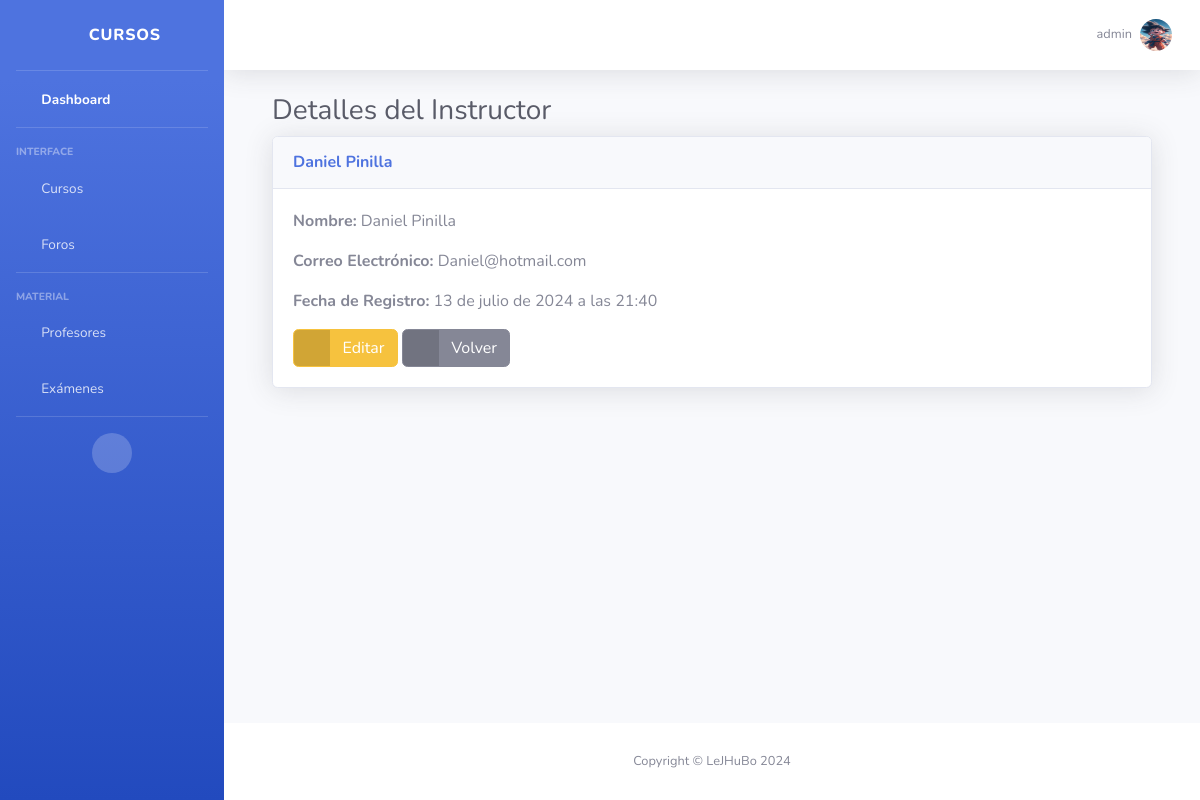
The app's page /instructors/3/ (signed in) with its own data.
### courses/models.py (models this page shows, shortened)
class User(AbstractUser):
    ROLE_CHOICES = (
        ('student', 'Student'),
        ('instructor', 'Instructor'),
        ('admin', 'Admin'),
    )
    role = models.CharField(max_length=10, choices=ROLE_CHOICES, default='student')
    groups = models.ManyToManyField(Group, related_name='custom_user_set')
    user_permissions = models.ManyToManyField(Permission, related_name='custom_user_set')
    profile_picture = models.ImageField(upload_to='profile_pictures/', null=True, blank=True)
    objects = UserManager()

### courses/views.py (the view)
# urls.py: path('instructors/<int:pk>/', views.InstructorDetailView.as_view(), name='instructor_detail'),
class InstructorDetailView(LoginRequiredMixin, StudentAccessMixin, DetailView):
    model = User
    template_name = 'instructors/instructor_detail.html'
    context_object_name = 'instructor'

### courses/views.py (called while the page is built)
    def test_func(self):
        return self.request.user.role != 'student'

### courses/templates/instructors/instructor_detail.html
{% extends 'index.html' %} {% block title %}Detalles del Instructor{% endblock %} {% block content %}
<div class="container-fluid">
    <h1 class="h3 mb-2 text-gray-800">Detalles del Instructor</h1>
    <div class="card shadow mb-4">
        <div class="card-header py-3">
            <h6 class="m-0 font-weight-bold text-primary">{{ instructor.get_full_name }}</h6>
        </div>
        <div class="card-body">
            <p><strong>Nombre:</strong> {{ instructor.get_full_name }}</p>
            <p><strong>Correo Electrónico:</strong> {{ instructor.email }}</p>
            <p><strong>Fecha de Registro:</strong> {{ instructor.date_joined }}</p>
            <a href="{% url 'instructor_edit' instructor.pk %}" class="btn btn-warning btn-icon-split">
                <span class="icon text-white-50">
                    <i class="fas fa-edit"></i>
                </span>
                <span class="text">Editar</span>
            </a>
            <a href="{% url 'instructor_list' %}" class="btn btn-secondary btn-icon-split">
                <span class="icon text-white-50">
                    <i class="fas fa-arrow-left"></i>
                </span>
                <span class="text">Volver</span>
            </a>
        </div>
    </div>
</div>
{% endblock %}

### courses/templates/index.html (shortened to what this page needs)
{% load static %}
<!DOCTYPE html>
<html lang="en">
<head>
    <link href="{% static 'vendor/fontawesome-free/css/all.min.css' %}" rel="stylesheet" type="text/css">
    <link href="{% static 'css/sb-admin-2.min.css' %}" rel="stylesheet">
</head>
<body id="page-top">
    <div id="wrapper">
        <ul class="navbar-nav bg-gradient-primary sidebar sidebar-dark accordion" id="accordionSidebar">
            <a class="sidebar-brand d-flex align-items-center justify-content-center" href="{% url 'index' %}">
                <div class="sidebar-brand-icon rotate-n-15">
                    <i class="fas fa-book"></i>
                </div>
                <div class="sidebar-brand-text mx-3">Cursos <sup></sup></div>
            </a>
            <hr class="sidebar-divider my-0">
            <li class="nav-item active">
                <a class="nav-link" href="{% url 'index' %}">
                    <i class="fas fa-fw fa-tachometer-alt"></i>
                    <span>Dashboard</span></a>
            </li>
            <hr class="sidebar-divider">
            <div class="sidebar-heading">
                Interface
            </div>
            <li class="nav-item">
                <a class="nav-link collapsed" href="#" data-toggle="collapse" data-target="#collapseCourses" aria-expanded="true" aria-controls="collapseCourses">
                    <i class="fas fa-fw fa-cog"></i>
                    <span>Cursos</span>
                </a>
            </li>
            <li class="nav-item">
                <a class="nav-link collapsed" href="#" data-toggle="collapse" data-target="#collapseForos" aria-expanded="true" aria-controls="collapseForos">
                    <i class="fas fa-fw fa-comments"></i>
                    <span>Foros</span>
                </a>
            </li>
            <hr class="sidebar-divider">
            <div class="sidebar-heading">
                Material
            </div>
            <li class="nav-item">
                <a class="nav-link collapsed" href="#" data-toggle="collapse" data-target="#collapsePages" aria-expanded="true" aria-controls="collapsePages">
                    <i class="fas fa-fw fa-folder"></i>
                    <span>Profesores</span>
                </a>
            </li>
            <li class="nav-item">
                <a class="nav-link collapsed" href="#" data-toggle="collapse" data-target="#collapseExams" aria-expanded="true" aria-controls="collapseExams">
                    <i class="fas fa-fw fa-folder"></i>
                    <span>Exámenes</span>
                </a>
            </li>
            <hr class="sidebar-divider d-none d-md-block">
            <div class="text-center d-none d-md-inline">
                <button class="rounded-circle border-0" id="sidebarToggle"></button>
            </div>
        </ul>
        <div id="content-wrapper" class="d-flex flex-column">
            <div id="content">
                <nav class="navbar navbar-expand navbar-light bg-white topbar mb-4 static-top shadow">
                    <ul class="navbar-nav ml-auto">
                        <li class="nav-item dropdown no-arrow">
                            <a class="nav-link dropdown-toggle" href="#" id="userDropdown" role="button" data-toggle="dropdown" aria-haspopup="true" aria-expanded="false">
                                <span class="mr-2 d-none d-lg-inline text-gray-600 small">{{ user.username }}</span> {% if user.profile_picture %}
                                <img class="img-profile rounded-circle" src="{{ user.profile_picture.url }}"> {% else %}
                                <img class="img-profile rounded-circle" src="{% static 'img/undraw_profile.svg' %}"> {% endif %}
                            </a>
                        </li>
                    </ul>
                </nav>
                <div class="container-fluid">
                    {% block content %}{% endblock %}
                </div>
            </div>
            <footer class="sticky-footer bg-white">
                <div class="container my-auto">
                    <div class="copyright text-center my-auto">
                        <span>Copyright &copy; LeJHuBo 2024</span>
                    </div>
                </div>
            </footer>
        </div>
    </div>
</body>
</html>

### records on screen
User: username "admin", profile_picture (picture)
User: get_full_name "Daniel Pinilla", email "Daniel@hotmail.com", date_joined "13 de julio de 2024 a las 21:40"
